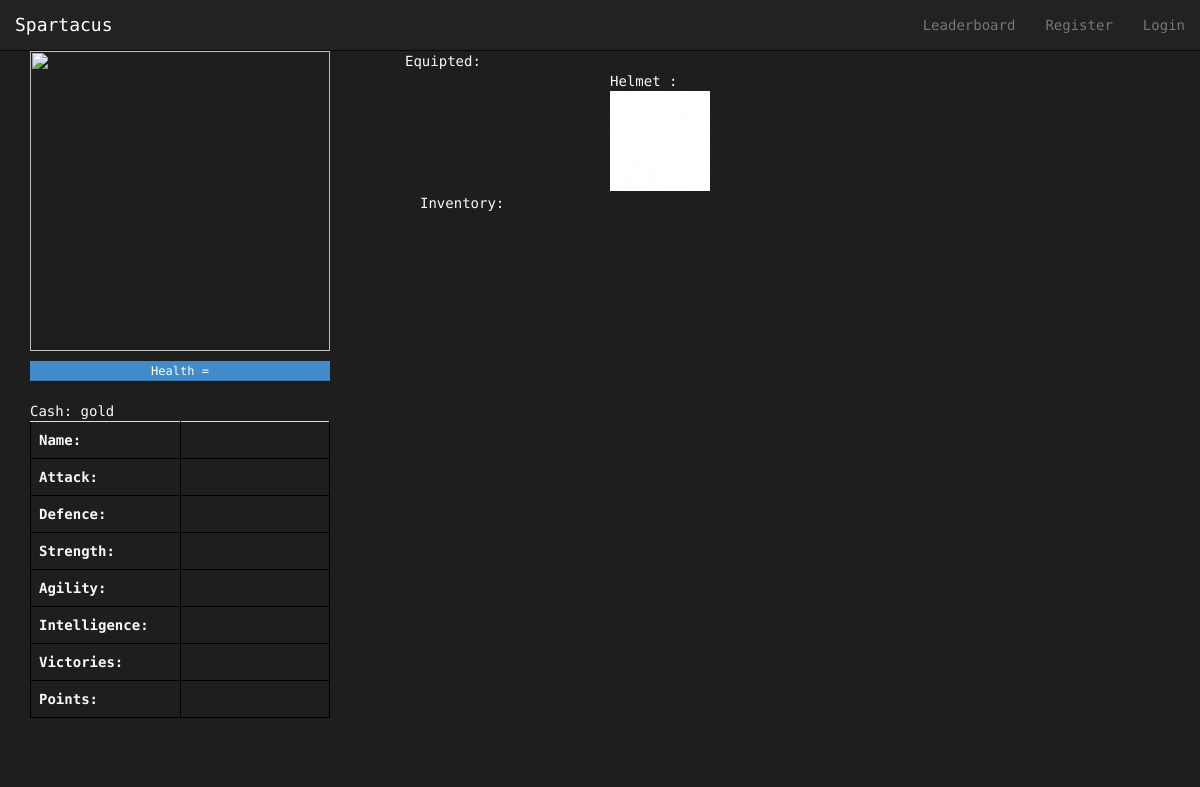
Before: /Spartacus/avatar_view/testFighter with the older database file.
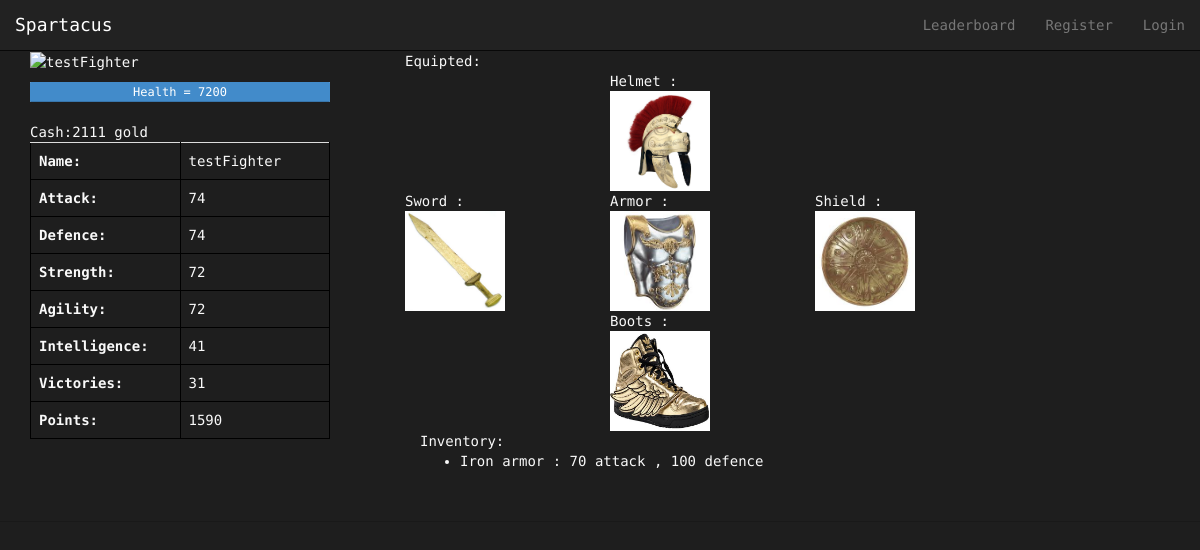
After: the same page with the newer database file.
### Spartacus/models.py (models this page shows, shortened)
class Avatar(models.Model):
    user = models.OneToOneField(User)
    picture = models.ImageField(upload_to='profile_images', blank=True)
    cash = models.IntegerField(default = 1000)
    attack = models.IntegerField(default= 10)
    deffence = models.IntegerField(default= 10)
    strength = models.IntegerField(default= 10)
    agility = models.IntegerField(default= 10)
    intelligence = models.IntegerField(default = 10)
    victories = models.IntegerField(default = 0)
    points = models.IntegerField(default = 0) # for ranking...every time a gladiator fights get some amount of points

class AvatarItem(models.Model):
    item = models.ForeignKey(Item)
    avatar = models.ForeignKey(Avatar)
    equiped = models.BooleanField(default = False)

class Item(models.Model):
    ITEM_CHOICES = (
    ('sword', 'sword'),
    ('shield', 'shield'),
    ('armor', 'armor'),
    ('helmet', 'helmet'),
    ('boots', 'boots'),)
    price = models.IntegerField(default = 0)
    itemType = models.CharField(max_length=128, choices=ITEM_CHOICES, default= 'sword')
    name = models.CharField(max_length=128, unique = True)
    picture = models.ImageField(upload_to='item_images', blank=True)
    attack = models.IntegerField(default= 10)
    deffence = models.IntegerField(default= 10)

### Spartacus/views.py (the view)
# urls.py: url(r'^avatar_view/(?P<name>[\w\-]+)$', views.avatar_view, name='avatar_view'),
def avatar_view(request, name):
    context_dict = {}
    try:
        user = User.objects.get(username = name)
        avatar = Avatar.objects.get(user = user)
        health = avatar.strength*100;
        inventory_items = AvatarItem.objects.filter(avatar = avatar).filter(equiped = False)
        equiped_items = AvatarItem.objects.filter(avatar = avatar).filter(equiped = True)
        context_dict['avatar'] = avatar
        context_dict['equiped_items'] = equiped_items
        context_dict['inventory_items'] = inventory_items
        context_dict['health']= health
    except:
        print "Query fail Avatar_view"
    return render(request, 'Spartacus/avatar_view.html', context_dict)

### templates/Spartacus/avatar_view.html (shortened to what this page needs)
{% extends 'Spartacus/base.html' %}
{% load staticfiles %}
{% block body_block %}
	<div class="container">
	<div class="row">
		<div class="col-xs-12 col-md-4">
		<p><img  src="{{ MEDIA_URL }}{{ avatar.picture }}" alt = "{{ avatar.user.username }}" width = "300" height = "300"/><br /><p />
		<div class="progress" data-toggle="tooltip" title="Health amount in each battle" style="width: 300px">
			<div class="progress-bar" role="progressbar" aria-valuenow="100" aria-valuemin="0" aria-valuemax="100" style="width:100%">
				Health = {{ health }}
			</div>
		</div>
		<div class="row">
			<div class="col-xs-12" >
			 Cash:{{ avatar.cash }} gold
			</div>
		</div>
		<table class= table style="width: 300px">
		<tr><th  data-toggle="tooltip" data-placement="left" title="This is your name">Name:</th><td>{{ avatar.user.username }}</td></tr>
		<tr><th  data-toggle="tooltip" data-placement="left" title="Damage done to opponents">Attack:</th> <td>{{ avatar.attack }}</td></tr>
		<tr><th  data-toggle="tooltip" data-placement="left" title="Damage blocked from opponent attacks">Defence:</th> <td>{{ avatar.deffence }}</td></tr>
		<tr><th  data-toggle="tooltip" data-placement="left" title="Determines Avatar's health">Strength:</th> <td>{{ avatar.strength }}</td></tr>
		<tr><th  data-toggle="tooltip" data-placement="left" title="Determines chance to double hit opponent">Agility:</th> <td>{{ avatar.agility }}</td></tr>
		<tr><th  data-toggle="tooltip" data-placement="left" title="Determines chance to hit opponent">Intelligence:</th> <td>{{ avatar.intelligence }}</td></tr>
		<tr><th  data-toggle="tooltip" data-placement="left" title="The amount of wins you have">Victories:</th> <td>{{ avatar.victories }}</td></tr>
		<tr><th  data-toggle="tooltip" data-placement="left" title="The amount of points you have">Points:</th> <td>{{ avatar.points }}</td></tr>
		</table>
		</div>
		<div id="all_items">
			<div class="col-xs-12 col-md-6" >
				<div class="row">
					Equipted:
					<div class="row">
						<div class="col-xs-4 col-xs-offset-4">
							{% for item in equiped_items %}
								{% if item.item.itemType == "helmet"%}
									Helmet : <br/>
									<img src = "{{item.item.picture.url}}" width = "100" height = "100">
									<br/>
								{% endif %}
								{% empty %}
									Helmet : <br/>
									<img src = "{% static "images/blank_item.jpg" %}" width = "100" height = "100">
									<br/>
							{% endfor %}
						</div>
					</div>
					<div class="row">
						<div class="col-xs-4 ">
							{% for item in equiped_items %}
								{% if item.item.itemType == "sword"%}
									Sword : <br/>
									<img src = "{{item.item.picture.url}}" width = "100" height = "100">
									<br/>
								{% elif item.item.itemType != "sword" %}
								{% else %}
									Sword : <br/>
									<img src = "{% static "images/blank_item.jpg" %}" width = "100" height = "100">
									<br/>
								{% endif %}
							{% endfor %}
						</div>
						<div class="col-xs-4 ">
							{% for item in equiped_items %}
								{% if item.item.itemType == "armor"%}
									Armor : <br/>
									<img src = "{{item.item.picture.url}}" width = "100" height = "100">
									<br/>
								{% elif item.item.itemType != "armor" %}
								{% else %}
									Armor : <br/>
									<img src = "{% static "images/blank_item.jpg" %}" width = "100" height = "100">
									<br/>
								{% endif %}
							{% endfor %}
						</div>
						<div class="col-xs-4 ">
							{% for item in equiped_items %}
								{% if item.item.itemType == "shield"%}
									Shield : <br/>
									<img src = "{{item.item.picture.url}}" width = "100" height = "100">
									<br>
								{% elif item.item.itemType != "shield" %}
								{% else %}
									Shield : <br/>
									<img src = "{% static "images/blank_item.jpg" %}" width = "100" height = "100">
									<br/>
								{% endif %}
							{% endfor %}
						</div>
					</div>
					<div class="row">
						<div class="col-xs-4 col-xs-offset-4">
							{% for item in equiped_items %}
								{% if item.item.itemType == "boots" %}
									Boots : <br/>
									<img src = "{{item.item.picture.url}}" width = "100" height = "100">
									<br/>
								{% elif item.item.itemType != "boots" %}
								{% else %}
									Boots : <br/>
									<img src = "{% static "images/blank_item.jpg" %}" width = "100" height = "100">
									<br/>
								{% endif %}
							{% endfor %}
						</div>
					</div>
				</div>
				<div class="row">
					<div class="col-xs-12">
						Inventory:<br />
						<ul>
						{% for item in inventory_items %}
							<li>
								{{ item.item.name }} : {{ item.item.attack }} attack , {{ item.item.deffence }} defence
							</li>
						{% endfor %}
						</ul>
						<br />
					</div>
				</div>
			</div>
		</div>
	</div>
	</div>
{% endblock %}

### templates/Spartacus/base.html (shortened to what this page needs)
<!DOCTYPE html>
{% load staticfiles %}
<html>
    <head lang="en">
		<link href="{% static "css/bootstrap.min.css" %}" rel="stylesheet">
		<link href="{% static "css/styles.css" %}" rel="stylesheet">
    </head>
    <body>
        <div>
            {% block body_block %}{% endblock %}
        </div>
        <hr />
        <div class="navbar navbar-inverse navbar-fixed-top" role="navigation">
			<div class="container-fluid">
				<div class="navbar-header">
				  <a class="navbar-brand" href="{% url 'index' %}">Spartacus</a>
				</div>
				<div class="navbar-collapse collapse">
				  <ul class="nav navbar-nav navbar-right">
					<li><a href="{% url 'leaderboard' %}">Leaderboard</a></li>
					{% if user.is_authenticated %}
						<li><a href="{% url 'avatar_view' user.username %}">My Avatar</a></li>
						<li><a href="{% url 'arena' %}">Arena</a></li>
						<li><a href="{% url 'market' %}">Market</a></li>
						<li><a href="{% url 'questing' %}">Quests</a></li>
						<li><a href="{% url 'auth_logout' %}?next=/Spartacus/">Logout</a></li>
					{% else %}
						<li><a href="{% url 'registration_register' %}">Register</a></li>
						<li><a href="{% url 'auth_login' %}">Login</a></li>
					{% endif %}
					</ul>
				</div>
			</div>
        </div>
    </body>
</html>

### static/css/styles.css (style rules this page uses)
html,body { height: 100%; font-family: 'Droid Sans Mono', sans-serif; }
p,h1,h2,h3,h4 { font-family: 'Droid Sans Mono', sans-serif; }
hr { border-color:#191919; }
body { padding-top: 51px; background: #1E1E1E; color: #f9f9f9; }
a { color:#bcbcbc; }
.btn,.form-control,.alert,.progress,.panel,.list-group,.well,.list-group-item:first-child { border-radius:1px;box-shadow:0 0 0; }

### templates/Spartacus/base.html (style rules this page uses)
table { table-layout: fixed; }
table,th, td, tr { border: 1px solid black; white-space: nowrap; overflow: hidden; text-overflow: ellipsis; }

Changed rows visible on the page:
added Avatar: cash "2111", user.username "testFighter", attack "74", deffence "74", strength "72", agility "72", intelligence "41", victories "31", points "1590"
added AvatarItem: item.picture (picture)
added AvatarItem: item.picture (picture)
added AvatarItem: item.picture (picture)
added AvatarItem: item.picture (picture)
added AvatarItem: item.picture (picture)
added AvatarItem: item.name "Iron armor", item.attack "70", item.deffence "100"
Other visible differences:
{{ health }}: (not shown) → "7200"
text no longer shown: "Helmet :"
